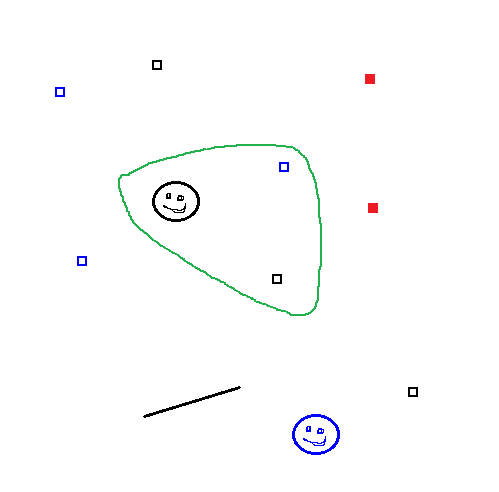
#> input picture capstone.png, 499 x 492 px
$ python -i WbeEraser.py   (imports and definitions only)
#> lines starting #> are read from the running program, lines starting #| are printed output that depends on the picture; after the words box and inside, x2 and y2 are one past the last pixel; in counts of white or black regions, pixels touching at a corner belong together
#> further down, picture is the input picture: shape (492, 499, 3); mean B, G, R 252.9, 252.7, 252.1
########################################################################
#
#    @File:    WbeGetInput.py
#
#    @Author:  İbrahim Alan
#              Onur Güzel
#
#    @Mail:    ibrahimalan996@gmail.com
#              onurguzel4@gmail.com
#
#    @Description:  This library perform delete operations
#
#    @Note:    Version 1.0.0 (Library version) - 17 APR 2020
#
#    Created on 17 APR 2020 - FRI, 10.24
#
#    @Version	1.0.0 - Modified Date : 17 APR 2020
#
########################################################################


#!/usr/bin/env python


# Import Libraries
try:
    import cv2
    import numpy as np
    import matplotlib.pyplot as plt

    import WbeGlobalVariables
except ImportError:
    print("Some required files could not be found for program...",
        "\nPlease contact with the manufacturer!")


# Find all pixels to delete
# [107 lines left out: functions findEraseCoordinates, findEraseObjectCorners, not called in this run]


# Find objects to erase
def findEraseObjects(out_img):
    try:
		# Convert to gray scale
        gry_img = cv2.cvtColor(out_img, cv2.COLOR_BGR2GRAY)

        # Apply threshold on gray image
        ret,threshold_img = cv2.threshold(gry_img, 127, 255, 1)
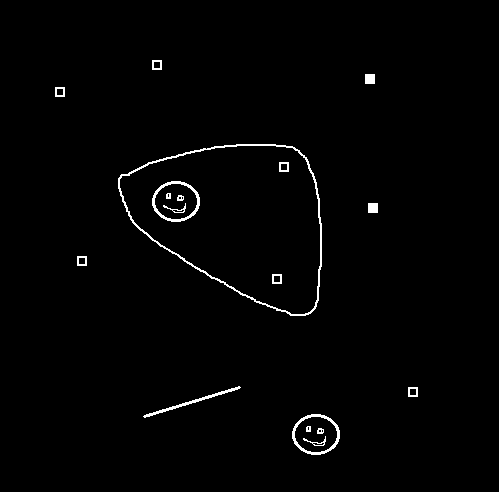
#> threshold_img: shape (492, 499); 1.3% white in thin lines or dots, all inside (x1, y1, x2, y2) = (55, 60, 418, 455)

        # Find contours
        contours, h = cv2.findContours(threshold_img, 1, 2)
#> contours = 35 contours, 8 with area under 20; largest, box (x1, y1, x2, y2) and area: (118, 144, 322, 316) 24436, (119, 145, 321, 315) 23726, (292, 414, 340, 455) 1476, (152, 181, 200, 222) 1476, (294, 416, 338, 453) 1205; h = 35 rows, first 6: [1, -1, -1, -1], [2, 0, -1, -1], [3, 1, -1, -1], [4, 2, -1, -1], [5, 3, -1, -1], [6, 4, -1, -1]

        for contour in contours:

            approx = cv2.approxPolyDP(contour, 0.01*cv2.arcLength(contour, True), True)

            if len(approx) == 5:
                #print ("Pentagon")
                cv2.drawContours(out_img, [contour], 0, 255, -1)
            elif len(approx) == 3:
                #print ("Triangle")
                pass
            elif len(approx) == 2:
                #print ("Line")
                cv2.drawContours(out_img, [contour], 0, (0,0,255), -1)
            elif len(approx) == 4:
                #print ("Square")
                cv2.drawContours(out_img, [contour], 0, (0,0,255), -1)
            elif len(approx) == 9:
                #print ("Half circle")
                cv2.drawContours(out_img, [contour], 0, (255, 255, 0), -1)
            elif len(approx) > 10:
                #print ("Circle")
                cv2.drawContours(out_img, [contour], 0, (0, 0, 255), -1)
#> this loop made 35 passes
#> approx on passes 11, 12, 14, 16, 18, 28, 32, 33, 35: [[408, 387], [408, 396], [417, 396], [417, 387]], [[240, 387], [143, 416]], [[272, 274], [272, 283], [281, 283], [281, 274]], [[77, 256], [77, 265], [86, 265], [86, 256]], [[368, 203], [368, 212], [377, 212], [377, 203]], [[279, 162], [279, 171], [288, 171], [288, 162]], [[55, 87], [55, 96], [64, 96], [64, 87]], [[365, 74], [365, 83], [374, 83], [374, 74]], [[152, 60], [152, 69], [161, 69], [161, 60]]
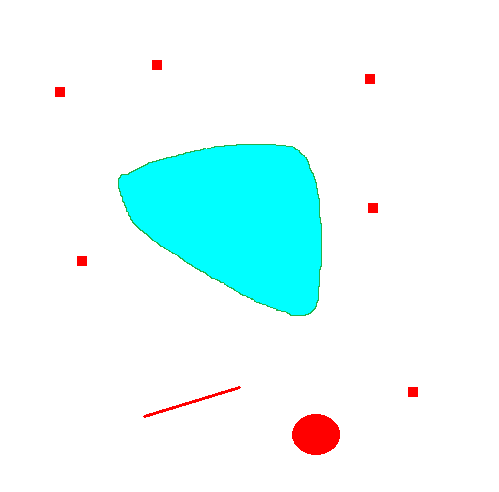
#> out_img: shape (492, 499, 3); 10.77% of pixels changed, all inside (x1, y1, x2, y2) = (55, 60, 418, 455)

        plt.subplot(111),plt.imshow(out_img),plt.title('Found objects')

        plt.show()

    except Exception as e:
        if(WbeGlobalVariables.info_print_allowed == 1):
            print("Get Image Error : " + str(e))
        return False

    return out_img


# Print coordinates to screen
# [9 lines left out: function printListOfCoordinates, not called in this run]

>>> import cv2
>>> picture = cv2.imread('capstone.png')
>>> result = findEraseObjects(picture)
